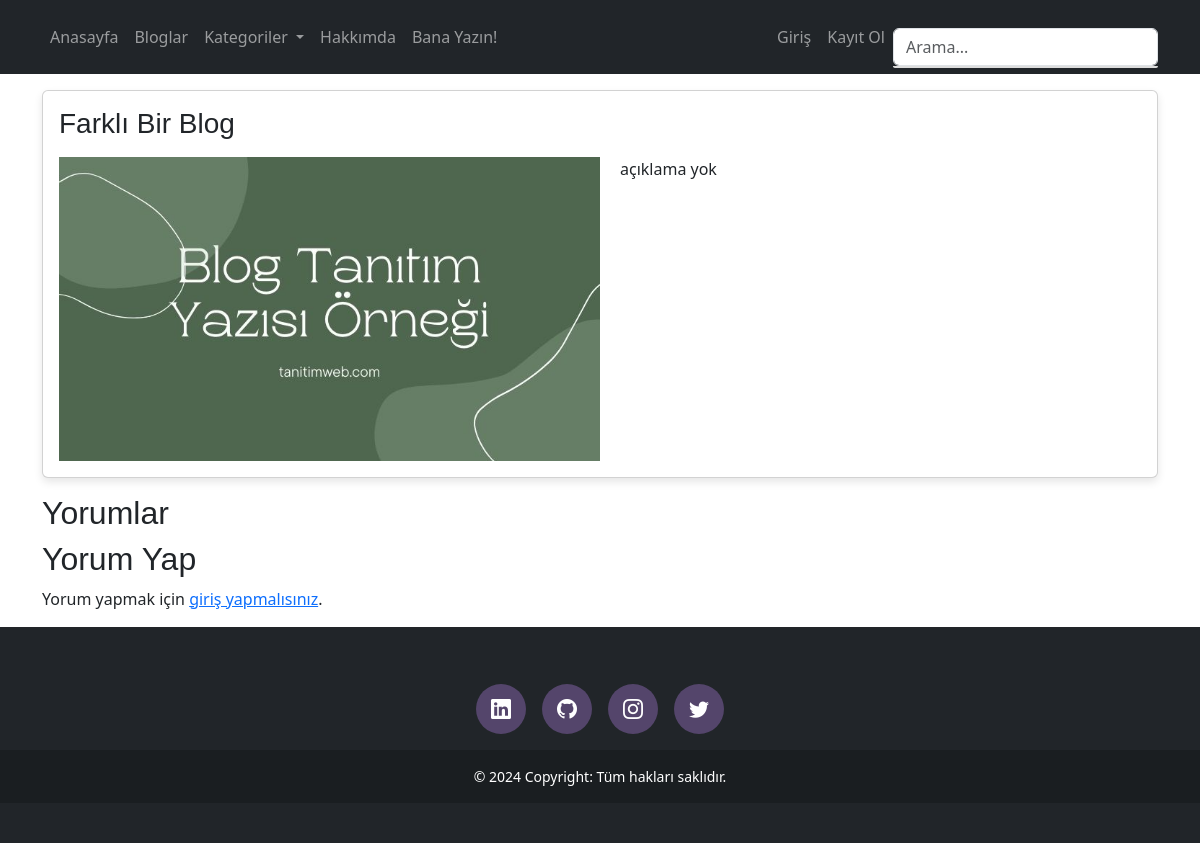
The app's page /blogs/farkl-bir-blog with its own data.
### blog/models.py (models this page shows, shortened)
class Blog(models.Model):
    title = models.CharField(max_length=200)
    image = models.ImageField(upload_to="blogs")
    description = RichTextUploadingField('Description', default='Default description')
    is_active = models.BooleanField(default=False)
    is_home = models.BooleanField(default=False)
    slug = models.SlugField(null=False, blank=True, unique=True, db_index=True, editable=False)
    categories = models.ManyToManyField(Category, blank=True)

### blog/views.py (the view)
# urls.py: path("blogs/<slug:slug>", views.blogs_details, name="blog_details"),
def blogs_details(request, slug):
    blog = get_object_or_404(Blog, slug=slug)
    comments = blog.comments.all()
    new_comment = None
    if request.method == 'POST':
        comment_form = CommentForm(data=request.POST)
        if comment_form.is_valid():
            new_comment = comment_form.save(commit=False)
            new_comment.post = blog
            new_comment.author = request.user
            new_comment.save()
            return redirect('blog_details', slug=blog.slug)
    else:
        comment_form = CommentForm()
    return render(request, "blog/blogs-details.html", {
        "blog": blog,
        "comments": comments,
        "new_comment": new_comment,
        "comment_form": comment_form
    })

### blog/forms.py
class CommentForm(forms.ModelForm):
    class Meta:
        model = Comment
        fields = ['content']
        labels = {
            'content': '',
        }

### blog/context_processors.py (called while the page is built)
def categories_processor(request):
    categories = Category.objects.all()
    return {
        'categories': categories
    }

### templates/blog/blogs-details.html (shortened to what this page needs)
{% extends "base.html" %}
{% load static %}
{% block content %}
<div class="container mt-3">
    <div class="row">
        <div class="col-12">
            <div class="card mb-3">
                <div class="row">
                    <div class="col-md-12">
                        <div class="card-body">
                            <h1 class="card-title h3 mb-3">{{ blog.title|title }}</h1>
                            <img src="{{ blog.image.url }}" alt="" class="img-fluid mb-3" style="float:left; margin-right:20px; max-width: 50%;">
                            <p class="card-text">{{ blog.description|safe }}</p>
                        </div>
                    </div>
                </div>
            </div>
            <h2>Yorumlar</h2>
            <h2>Yorum Yap</h2>
            {% if user.is_authenticated %}
                <form method="post" class="mb-5">
                    {% csrf_token %}
                    {{ comment_form.as_p }}
                    <button type="submit" class="btn btn-primary">Gönder</button>
                </form>
            {% else %}
                <p>Yorum yapmak için <a href="{% url 'login' %}">giriş yapmalısınız</a>.</p>
            {% endif %}
        </div>
    </div>
</div>
{% endblock %}

### templates/base.html (shortened to what this page needs)
{% load static %}
<!DOCTYPE html>
<html lang="en">
<head>
    <link rel="stylesheet" href="{% static 'css/blogs-details.css' %}">
    <link rel="stylesheet" href="{% static 'css/main.css' %}">
    <link rel="stylesheet" href="{% static 'css/navbar.css' %}">
    <link rel="stylesheet" href="https://cdn.jsdelivr.net/npm/bootstrap@5.3.3/dist/css/bootstrap.min.css">
    <link rel="stylesheet" href="https://cdn.jsdelivr.net/npm/bootstrap-icons@1.11.3/font/bootstrap-icons.min.css">
</head>
<body>
    {% include 'partials/_navbar.html' %}
    {% block content %} {% endblock %}
    {% include 'partials/_footer.html' %}
</body>
</html>

### templates/partials/_navbar.html (shortened to what this page needs)
<nav class="navbar navbar-dark bg-dark navbar-expand-lg">
    <div class="container">
        <div class="collapse navbar-collapse" id="navbar">
            <ul class="navbar-nav me-auto">
                <li class="nav-item">
                    <a class="nav-link" href="{% url 'home' %}">Anasayfa</a>
                </li>
                <li class="nav-item">
                    <a class="nav-link" href="{% url 'blogs' %}">Bloglar</a>
                </li>
                <li class="nav-item dropdown">
                    <a class="nav-link dropdown-toggle" href="#" id="categoriesDropdown" role="button" data-bs-toggle="dropdown" aria-expanded="false">
                        Kategoriler
                    </a>
                </li>
                <li class="nav-item">
                    <a class="nav-link" href="{% url 'hakkimda' %}">Hakkımda</a>
                </li>
                <li class="nav-item">
                    <a class="nav-link" href="{% url 'iletisim' %}">Bana Yazın!</a>
                </li>
            </ul>
            <ul class="navbar-nav ms-auto">
                {% if user.is_authenticated %}
                    <li class="nav-item">
                        <a class="nav-link" href="{% url 'logout' %}">Çıkış</a>
                    </li>
                    <li class="nav-item">
                        <a class="nav-link" href="">{{ user.get_full_name|title }}</a>
                    </li>
                {% else %}
                    <li class="nav-item">
                        <a class="nav-link" href="{% url 'login' %}">Giriş</a>
                    </li>
                    <li class="nav-item">
                        <a class="nav-link" href="{% url 'register' %}">Kayıt Ol</a>
                    </li>
                {% endif %}
            </ul>
            <form class="position-relative">
                <input id="search-input" class="form-control me-2" type="search" name="query" placeholder="Arama..." aria-label="Arama" autocomplete="off">
                <div id="search-results" class="list-group position-absolute"></div>
            </form>
        </div>
    </div>
</nav>

### templates/partials/_footer.html (shortened to what this page needs)
<footer class="footer bg-dark">
    <div class="container d-flex justify-content-center py-3">
        <a href="https://www.linkedin.com/in/caglarrahmett/" class="btn-footer btn-lg mx-2">
            <i class="bi bi-linkedin"></i>
        </a>
        <a href="https://github.com/Xhymie" class="btn-footer btn-lg mx-2">
            <i class="bi bi-github"></i>
        </a>
        <a href="https://www.instagram.com/caglarrahmett/" class="btn-footer btn-lg mx-2">
            <i class="bi bi-instagram"></i>
        </a>
        <a href="https://x.com/caglarrahmett" class="btn-footer btn-lg mx-2">
            <i class="bi bi-twitter"></i>
        </a>
    </div>
    <div class="text-center text-white p-3" style="background-color: rgba(0, 0, 0, 0.2);">
        © 2024 Copyright: Tüm hakları saklıdır.
    </div>
</footer>

### staticfiles/css/blogs-details.css (style rules this page uses)
.card { border-radius: 10px; box-shadow: 0 4px 8px rgba(0, 0, 0, 0.1); }
.card-body p { margin: 0; }
form { margin-top: 20px; }

### staticfiles/css/main.css (style rules this page uses)
:root { --default-font: "Roboto", system-ui, -apple-system, "Segoe UI", Roboto, "Helvetica Neue", Arial, "Noto Sans", "Liberation Sans", sans-serif, "Apple Color Emoji", "Segoe UI Emoji", "Segoe UI Symbol", "Noto Color Emoji"; --heading-font: "Raleway", sans-serif; --nav-font: "Poppins", sans-serif; }
:root { --background-color: #ffffff; --default-color: #272829; --heading-color: #050d18; --accent-color: #149ddd; --surface-color: #ffffff; --contrast-color: #ffffff; }
:root { --nav-color: #a8a9b4; --nav-hover-color: #ffffff; --nav-mobile-background-color: #040b14; --nav-dropdown-background-color: #040b14; --nav-dropdown-color: #a8a9b4; --nav-dropdown-hover-color: #ffffff; }
:root { scroll-behavior: smooth; }
body { color: var(--default-color); background-color: var(--background-color); font-family: var(--default-font); }
a { color: var(--accent-color); text-decoration: none; transition: 0.3s; }
h1, h2, h3, h4, h5, h6 { color: var(--heading-color); font-family: var(--heading-font); }
.footer { color: var(--default-color); background-color: var(--background-color); font-size: 14px; padding: 40px 0; position: relative; border-top: 1px solid color-mix(in srgb, var(--default-color), transparent 90%); }

### staticfiles/css/navbar.css (style rules this page uses)
#search-results { top: 100%; left: 0; right: 0; background-color: rgba(255, 255, 255, 0.9); border: 1px solid #ddd; border-radius: 0 0 5px 5px; max-height: 300px; overflow-y: auto; z-index: 1000; }

### templates/partials/_footer.html (style rules this page uses)
html, body { height: 100%; margin: 0; display: flex; flex-direction: column; }
body { display: flex; flex-direction: column; }
.container { flex: 1; }
.footer { width: 100%; color: white; position: relative; bottom: 0; }
.btn-footer { background-color: #54456b; color: white; border: none; display: flex; align-items: center; justify-content: center; width: 50px; height: 50px; border-radius: 50%; text-decoration: none; }
.btn-footer i { font-size: 20px; }

### records on screen
Blog: title "Farklı Bir Blog", image (picture), description "açıklama yok"
